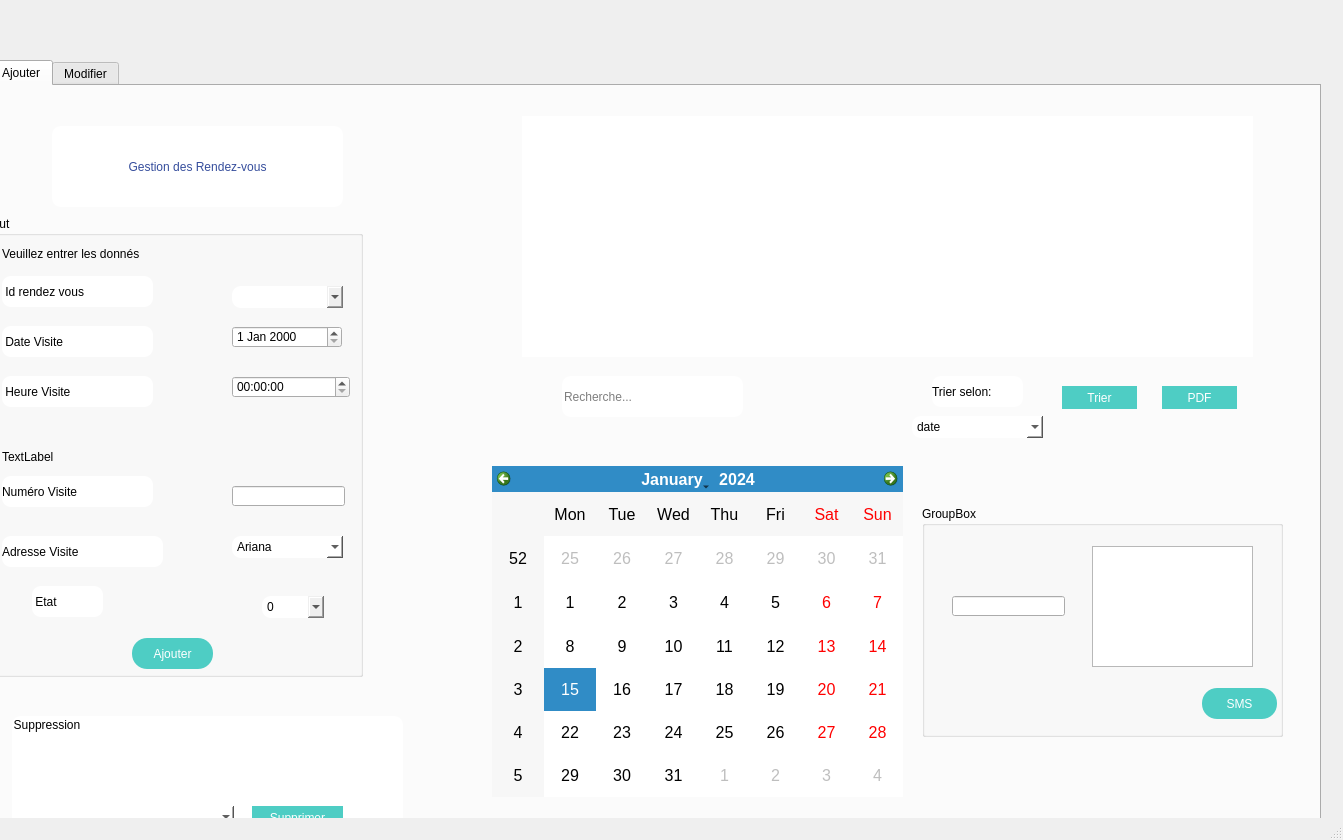
<?xml version="1.0" encoding="UTF-8"?>
<ui version="4.0">
 <class>interface_rendezvous</class>
 <widget class="QMainWindow" name="interface_rendezvous">
  <property name="geometry">
   <rect>
    <x>0</x>
    <y>0</y>
    <width>1343</width>
    <height>840</height>
   </rect>
  </property>
  <property name="baseSize">
   <size>
    <width>1354</width>
    <height>830</height>
   </size>
  </property>
  <property name="windowTitle">
   <string>MainWindow</string>
  </property>
  <widget class="QWidget" name="centralwidget">
   <widget class="QTabWidget" name="tabWidget">
    <property name="geometry">
     <rect>
      <x>-10</x>
      <y>60</y>
      <width>1331</width>
      <height>871</height>
     </rect>
    </property>
    <property name="currentIndex">
     <number>0</number>
    </property>
    <widget class="QWidget" name="tab">
     <attribute name="title">
      <string>Ajouter</string>
     </attribute>
     <widget class="QLabel" name="label">
      <property name="geometry">
       <rect>
        <x>60</x>
        <y>40</y>
        <width>291</width>
        <height>81</height>
       </rect>
      </property>
      <property name="styleSheet">
       <string notr="true">color: rgb(53, 77, 156);
background-color: rgb(255, 255, 255);
font: 14pt &quot;MS Shell Dlg 2&quot;;
border-color: rgb(0, 0,255);
border-radius:9px;</string>
      </property>
      <property name="text">
       <string>Gestion des Rendez-vous</string>
      </property>
      <property name="alignment">
       <set>Qt::AlignCenter</set>
      </property>
     </widget>
     <widget class="QGroupBox" name="groupBox">
      <property name="geometry">
       <rect>
        <x>-10</x>
        <y>130</y>
        <width>381</width>
        <height>461</height>
       </rect>
      </property>
      <property name="styleSheet">
       <string notr="true">QGroupBox { border: 2px solid white; border-radius: 5px; padding: 10px; }&quot;
                            &quot;QGroupBox::title { subcontrol-origin: margin; subcontrol-position: top center; padding: 0 3px; color: white; font-weight: bold; }&quot;</string>
      </property>
      <property name="title">
       <string>Ajout</string>
      </property>
      <widget class="QLabel" name="label_2">
       <property name="geometry">
        <rect>
         <x>20</x>
         <y>30</y>
         <width>191</width>
         <height>16</height>
        </rect>
       </property>
       <property name="text">
        <string>Veuillez entrer les donnés</string>
       </property>
      </widget>
      <widget class="QLabel" name="label_3">
       <property name="geometry">
        <rect>
         <x>20</x>
         <y>110</y>
         <width>151</width>
         <height>31</height>
        </rect>
       </property>
       <property name="styleSheet">
        <string notr="true">background-color: rgb(255, 255, 255);
color: rgb(0, 0, 0);
font: 10pt &quot;MS Shell Dlg 2&quot;;
border-radius:9px;
text-align: center;</string>
       </property>
       <property name="text">
        <string> Date Visite</string>
       </property>
      </widget>
      <widget class="QLabel" name="label_4">
       <property name="geometry">
        <rect>
         <x>20</x>
         <y>160</y>
         <width>151</width>
         <height>31</height>
        </rect>
       </property>
       <property name="styleSheet">
        <string notr="true">background-color: rgb(255, 255, 255);
color: rgb(0, 0, 0);
font: 10pt &quot;MS Shell Dlg 2&quot;;
border-radius:9px;
text-align: center;</string>
       </property>
       <property name="text">
        <string> Heure Visite</string>
       </property>
      </widget>
      <widget class="QLabel" name="label_5">
       <property name="geometry">
        <rect>
         <x>20</x>
         <y>260</y>
         <width>151</width>
         <height>31</height>
        </rect>
       </property>
       <property name="styleSheet">
        <string notr="true">background-color: rgb(255, 255, 255);
color: rgb(0, 0, 0);
font: 10pt &quot;MS Shell Dlg 2&quot;;
border-radius:9px;
text-align: center;</string>
       </property>
       <property name="text">
        <string>Numéro Visite</string>
       </property>
      </widget>
      <widget class="QLabel" name="label_6">
       <property name="geometry">
        <rect>
         <x>20</x>
         <y>320</y>
         <width>161</width>
         <height>31</height>
        </rect>
       </property>
       <property name="styleSheet">
        <string notr="true">background-color: rgb(255, 255, 255);
color: rgb(0, 0, 0);
font: 10pt &quot;MS Shell Dlg 2&quot;;
border-radius:9px;
text-align: center;</string>
       </property>
       <property name="text">
        <string>Adresse Visite</string>
       </property>
      </widget>
      <widget class="QLabel" name="label_8">
       <property name="geometry">
        <rect>
         <x>50</x>
         <y>370</y>
         <width>71</width>
         <height>31</height>
        </rect>
       </property>
       <property name="styleSheet">
        <string notr="true">background-color: rgb(255, 255, 255);
color: rgb(0, 0, 0);
font: 10pt &quot;MS Shell Dlg 2&quot;;
border-radius:9px;
text-align: center;</string>
       </property>
       <property name="text">
        <string> Etat</string>
       </property>
      </widget>
      <widget class="QLabel" name="label_9">
       <property name="geometry">
        <rect>
         <x>20</x>
         <y>60</y>
         <width>151</width>
         <height>31</height>
        </rect>
       </property>
       <property name="styleSheet">
        <string notr="true">background-color: rgb(255, 255, 255);
color: rgb(0, 0, 0);
font: 10pt &quot;MS Shell Dlg 2&quot;;
border-radius:9px;
text-align: center;</string>
       </property>
       <property name="text">
        <string> Id rendez vous</string>
       </property>
      </widget>
      <widget class="QComboBox" name="Idc">
       <property name="geometry">
        <rect>
         <x>250</x>
         <y>70</y>
         <width>111</width>
         <height>22</height>
        </rect>
       </property>
       <property name="styleSheet">
        <string notr="true">
font: 75 14pt &quot;Source Code Pro&quot;;
border-radius:9px;
text-align: center;</string>
       </property>
      </widget>
      <widget class="QDateEdit" name="dateEdit">
       <property name="geometry">
        <rect>
         <x>250</x>
         <y>110</y>
         <width>110</width>
         <height>22</height>
        </rect>
       </property>
      </widget>
      <widget class="QTimeEdit" name="timeEdit">
       <property name="geometry">
        <rect>
         <x>250</x>
         <y>160</y>
         <width>118</width>
         <height>22</height>
        </rect>
       </property>
      </widget>
      <widget class="QLineEdit" name="numv">
       <property name="geometry">
        <rect>
         <x>250</x>
         <y>270</y>
         <width>113</width>
         <height>20</height>
        </rect>
       </property>
      </widget>
      <widget class="QComboBox" name="adressev">
       <property name="geometry">
        <rect>
         <x>250</x>
         <y>320</y>
         <width>111</width>
         <height>22</height>
        </rect>
       </property>
       <property name="styleSheet">
        <string notr="true">background-color: rgb(255, 255, 255);
font: 8pt &quot;MS Shell Dlg 2&quot;;
font: 75 14pt &quot;Source Code Pro&quot;;
border-radius:9px;
text-align: center;</string>
       </property>
       <item>
        <property name="text">
         <string>Ariana</string>
        </property>
       </item>
       <item>
        <property name="text">
         <string>Beja</string>
        </property>
       </item>
       <item>
        <property name="text">
         <string>Ben Arous</string>
        </property>
       </item>
       <item>
        <property name="text">
         <string>Bizerte</string>
        </property>
       </item>
       <item>
        <property name="text">
         <string>Gabès</string>
        </property>
       </item>
       <item>
        <property name="text">
         <string>Gafsa</string>
        </property>
       </item>
       <item>
        <property name="text">
         <string>Jendouba</string>
        </property>
       </item>
       <item>
        <property name="text">
         <string>Kairouan</string>
        </property>
       </item>
       <item>
        <property name="text">
         <string>Kasserine</string>
        </property>
       </item>
       <item>
        <property name="text">
         <string>Kébili</string>
        </property>
       </item>
       <item>
        <property name="text">
         <string>Kef</string>
        </property>
       </item>
       <item>
        <property name="text">
         <string>Mahdia</string>
        </property>
       </item>
       <item>
        <property name="text">
         <string>Manouba</string>
        </property>
       </item>
       <item>
        <property name="text">
         <string>Médenine</string>
        </property>
       </item>
       <item>
        <property name="text">
         <string>Monastir</string>
        </property>
       </item>
       <item>
        <property name="text">
         <string>Nabeul</string>
        </property>
       </item>
       <item>
        <property name="text">
         <string>Sfax</string>
        </property>
       </item>
       <item>
        <property name="text">
         <string>Sidi Bouzid</string>
        </property>
       </item>
       <item>
        <property name="text">
         <string>Siliana</string>
        </property>
       </item>
       <item>
        <property name="text">
         <string>Sousse</string>
        </property>
       </item>
       <item>
        <property name="text">
         <string>Tataouine</string>
        </property>
       </item>
       <item>
        <property name="text">
         <string>Tozeur</string>
        </property>
       </item>
       <item>
        <property name="text">
         <string>Tunis</string>
        </property>
       </item>
       <item>
        <property name="text">
         <string>Zaghouan</string>
        </property>
       </item>
      </widget>
      <widget class="QComboBox" name="etat">
       <property name="geometry">
        <rect>
         <x>280</x>
         <y>380</y>
         <width>62</width>
         <height>22</height>
        </rect>
       </property>
       <property name="styleSheet">
        <string notr="true">
font: 75 14pt &quot;Source Code Pro&quot;;
border-radius:9px;
text-align: center;</string>
       </property>
       <item>
        <property name="text">
         <string>0</string>
        </property>
       </item>
       <item>
        <property name="text">
         <string>1</string>
        </property>
       </item>
      </widget>
      <widget class="QPushButton" name="btajouterrdv">
       <property name="geometry">
        <rect>
         <x>150</x>
         <y>422</y>
         <width>81</width>
         <height>31</height>
        </rect>
       </property>
       <property name="styleSheet">
        <string notr="true">QPushButton

{
	font: 10pt &quot;MS Shell Dlg 2&quot;;
	background-color: rgb(78, 205, 196);
	color: #fff;
	border-top-right-radius: 15px;
	border-top-left-radius: 15px;
	border-bottom-right-radius: 15px;
	border-bottom-left-radius: 15px;
	padding: 5px;
}



QPushButton::disabled
{
	
background-color: rgb(9, 55, 76);

}


QPushButton::hover
{
background-color: rgb(9, 55, 76);


}


QPushButton::pressed
{
background-color: rgb(9, 55, 76);


}</string>
       </property>
       <property name="text">
        <string>Ajouter</string>
       </property>
      </widget>
     </widget>
     <widget class="QTableView" name="tableView">
      <property name="geometry">
       <rect>
        <x>530</x>
        <y>30</y>
        <width>731</width>
        <height>241</height>
       </rect>
      </property>
      <property name="styleSheet">
       <string notr="true">QTableView {

    background-color: #FFFFFF;

    border: none;

    font-size: 14px;

    font-family: &quot;Helvetica Neue&quot;, sans-serif;

}



QHeaderView::section {

    background-color: rgb(78, 205, 196);

    color: #FFFFFF;

    font-weight: bold;

    border: none;

    padding: 6px 12px;

    text-align: left;

}</string>
      </property>
     </widget>
     <widget class="QLabel" name="label_10">
      <property name="geometry">
       <rect>
        <x>940</x>
        <y>290</y>
        <width>91</width>
        <height>31</height>
       </rect>
      </property>
      <property name="styleSheet">
       <string notr="true">background-color: rgb(255, 255, 255);
color: rgb(0, 0, 0);
font: 10pt &quot;MS Shell Dlg 2&quot;;
border-radius:9px;
text-align: center;</string>
      </property>
      <property name="text">
       <string>Trier selon:</string>
      </property>
     </widget>
     <widget class="QComboBox" name="trier">
      <property name="geometry">
       <rect>
        <x>920</x>
        <y>330</y>
        <width>131</width>
        <height>22</height>
       </rect>
      </property>
      <property name="styleSheet">
       <string notr="true">background-color: rgb(255, 255, 255);
font: 75 14pt &quot;Source Code Pro&quot;;
border-radius:9px;
text-align: center;</string>
      </property>
      <item>
       <property name="text">
        <string>date</string>
       </property>
      </item>
      <item>
       <property name="text">
        <string>Nouvel élément</string>
       </property>
      </item>
     </widget>
     <widget class="QPushButton" name="bttrierrdv">
      <property name="geometry">
       <rect>
        <x>1070</x>
        <y>300</y>
        <width>75</width>
        <height>23</height>
       </rect>
      </property>
      <property name="styleSheet">
       <string notr="true">QPushButton

{
	font: 10pt &quot;MS Shell Dlg 2&quot;;
	background-color: rgb(78, 205, 196);
	color: #fff;
	border-top-right-radius: 15px;
	border-top-left-radius: 15px;
	border-bottom-right-radius: 15px;
	border-bottom-left-radius: 15px;
	padding: 5px;
}



QPushButton::disabled
{
	
background-color: rgb(9, 55, 76);

}


QPushButton::hover
{
background-color: rgb(9, 55, 76);


}


QPushButton::pressed
{
background-color: rgb(9, 55, 76);


}</string>
      </property>
      <property name="text">
       <string>Trier</string>
      </property>
     </widget>
     <widget class="QPushButton" name="btpdfrdv">
      <property name="geometry">
       <rect>
        <x>1170</x>
        <y>300</y>
        <width>75</width>
        <height>23</height>
       </rect>
      </property>
      <property name="styleSheet">
       <string notr="true">QPushButton

{
	font: 10pt &quot;MS Shell Dlg 2&quot;;
	background-color: rgb(78, 205, 196);
	color: #fff;
	border-top-right-radius: 15px;
	border-top-left-radius: 15px;
	border-bottom-right-radius: 15px;
	border-bottom-left-radius: 15px;
	padding: 5px;
}



QPushButton::disabled
{
	
background-color: rgb(9, 55, 76);

}


QPushButton::hover
{
background-color: rgb(9, 55, 76);


}


QPushButton::pressed
{
background-color: rgb(9, 55, 76);


}</string>
      </property>
      <property name="text">
       <string>PDF</string>
      </property>
     </widget>
     <widget class="QGroupBox" name="groupBox_3">
      <property name="geometry">
       <rect>
        <x>20</x>
        <y>630</y>
        <width>391</width>
        <height>131</height>
       </rect>
      </property>
      <property name="styleSheet">
       <string notr="true">background-color: rgb(255, 255, 255);
border-radius:9px;</string>
      </property>
      <property name="title">
       <string>Suppression</string>
      </property>
      <widget class="QComboBox" name="combosupp">
       <property name="geometry">
        <rect>
         <x>41</x>
         <y>90</y>
         <width>181</width>
         <height>22</height>
        </rect>
       </property>
       <property name="styleSheet">
        <string notr="true">
font: 75 14pt &quot;Source Code Pro&quot;;
border-radius:9px;
text-align: center;</string>
       </property>
      </widget>
      <widget class="QLabel" name="label_21">
       <property name="geometry">
        <rect>
         <x>30</x>
         <y>30</y>
         <width>151</width>
         <height>31</height>
        </rect>
       </property>
       <property name="styleSheet">
        <string notr="true">background-color: rgb(255, 255, 255);
font: 75 14pt &quot;Source Code Pro&quot;;
border-radius:9px;
text-align: center;</string>
       </property>
       <property name="text">
        <string/>
       </property>
      </widget>
      <widget class="QPushButton" name="btsupprimerrdv">
       <property name="geometry">
        <rect>
         <x>240</x>
         <y>90</y>
         <width>91</width>
         <height>23</height>
        </rect>
       </property>
       <property name="styleSheet">
        <string notr="true">QPushButton

{
	font: 10pt &quot;MS Shell Dlg 2&quot;;
	background-color: rgb(78, 205, 196);
	color: #fff;
	border-top-right-radius: 15px;
	border-top-left-radius: 15px;
	border-bottom-right-radius: 15px;
	border-bottom-left-radius: 15px;
	padding: 5px;
}



QPushButton::disabled
{
	
background-color: rgb(9, 55, 76);

}


QPushButton::hover
{
background-color: rgb(9, 55, 76);


}


QPushButton::pressed
{
background-color: rgb(9, 55, 76);


}</string>
       </property>
       <property name="text">
        <string>Supprimer</string>
       </property>
      </widget>
     </widget>
     <widget class="QLineEdit" name="linerecherche">
      <property name="geometry">
       <rect>
        <x>570</x>
        <y>290</y>
        <width>181</width>
        <height>41</height>
       </rect>
      </property>
      <property name="styleSheet">
       <string notr="true">background-color: rgb(255, 255, 255);
font: 75 14pt &quot;Source Code Pro&quot;;
border-radius:9px;
text-align: center;</string>
      </property>
      <property name="placeholderText">
       <string>Recherche...</string>
      </property>
     </widget>
     <widget class="QLabel" name="label_11">
      <property name="geometry">
       <rect>
        <x>10</x>
        <y>-60</y>
        <width>1371</width>
        <height>861</height>
       </rect>
      </property>
      <property name="styleSheet">
       <string notr="true">background-image: url(:/res/jeep.jpg);</string>
      </property>
      <property name="text">
       <string>TextLabel</string>
      </property>
     </widget>
     <widget class="QCalendarWidget" name="calendarWidget">
      <property name="geometry">
       <rect>
        <x>500</x>
        <y>380</y>
        <width>411</width>
        <height>331</height>
       </rect>
      </property>
      <property name="styleSheet">
       <string notr="true">QCalendarWidget {
    background-color: #f2f2f2;
    font-size: 16px;
    font-family: Arial;
}</string>
      </property>
     </widget>
     <widget class="QGroupBox" name="groupBox_4">
      <property name="geometry">
       <rect>
        <x>930</x>
        <y>420</y>
        <width>361</width>
        <height>231</height>
       </rect>
      </property>
      <property name="styleSheet">
       <string notr="true">QGroupBox { border: 2px solid white; border-radius: 5px; padding: 10px; }&quot;
                            &quot;QGroupBox::title { subcontrol-origin: margin; subcontrol-position: top center; padding: 0 3px; color: white; font-size: 18pt; }&quot;</string>
      </property>
      <property name="title">
       <string>GroupBox</string>
      </property>
      <widget class="QLineEdit" name="LineSMSNum">
       <property name="geometry">
        <rect>
         <x>30</x>
         <y>90</y>
         <width>113</width>
         <height>20</height>
        </rect>
       </property>
      </widget>
      <widget class="QPushButton" name="btsms">
       <property name="geometry">
        <rect>
         <x>280</x>
         <y>182</y>
         <width>75</width>
         <height>31</height>
        </rect>
       </property>
       <property name="styleSheet">
        <string notr="true">QPushButton

{
	font: 10pt &quot;MS Shell Dlg 2&quot;;
	background-color: rgb(78, 205, 196);
	color: #fff;
	border-top-right-radius: 15px;
	border-top-left-radius: 15px;
	border-bottom-right-radius: 15px;
	border-bottom-left-radius: 15px;
	padding: 5px;
}



QPushButton::disabled
{
	
background-color: rgb(9, 55, 76);

}


QPushButton::hover
{
background-color: rgb(9, 55, 76);


}


QPushButton::pressed
{
background-color: rgb(9, 55, 76);


}</string>
       </property>
       <property name="text">
        <string>SMS</string>
       </property>
      </widget>
      <widget class="QTextEdit" name="textEdit">
       <property name="geometry">
        <rect>
         <x>170</x>
         <y>40</y>
         <width>161</width>
         <height>121</height>
        </rect>
       </property>
      </widget>
     </widget>
     <zorder>label_11</zorder>
     <zorder>label</zorder>
     <zorder>groupBox</zorder>
     <zorder>tableView</zorder>
     <zorder>label_10</zorder>
     <zorder>trier</zorder>
     <zorder>bttrierrdv</zorder>
     <zorder>btpdfrdv</zorder>
     <zorder>groupBox_3</zorder>
     <zorder>linerecherche</zorder>
     <zorder>calendarWidget</zorder>
     <zorder>groupBox_4</zorder>
    </widget>
    <widget class="QWidget" name="tab_2">
     <attribute name="title">
      <string>Modifier</string>
     </attribute>
     <widget class="QLabel" name="sss">
      <property name="geometry">
       <rect>
        <x>350</x>
        <y>110</y>
        <width>131</width>
        <height>41</height>
       </rect>
      </property>
      <property name="styleSheet">
       <string notr="true">background-color: rgb(255, 255, 255);
font: 75 14pt &quot;Source Code Pro&quot;;
border-radius:9px;
text-align: center;</string>
      </property>
      <property name="text">
       <string>Statistique</string>
      </property>
      <property name="alignment">
       <set>Qt::AlignCenter</set>
      </property>
     </widget>
     <widget class="QLabel" name="stat144">
      <property name="geometry">
       <rect>
        <x>60</x>
        <y>160</y>
        <width>741</width>
        <height>521</height>
       </rect>
      </property>
      <property name="styleSheet">
       <string notr="true">
border-radius:9px;
	font: 10pt &quot;MS Shell Dlg 2&quot;;background-color: rgb(255, 255, 255);</string>
      </property>
      <property name="text">
       <string/>
      </property>
     </widget>
     <widget class="QLabel" name="label_20">
      <property name="geometry">
       <rect>
        <x>-10</x>
        <y>0</y>
        <width>1351</width>
        <height>821</height>
       </rect>
      </property>
      <property name="styleSheet">
       <string notr="true">background-image: url(:/res/jeep.jpg);</string>
      </property>
      <property name="text">
       <string>TextLabel</string>
      </property>
     </widget>
     <widget class="QGroupBox" name="groupBox_2">
      <property name="geometry">
       <rect>
        <x>830</x>
        <y>180</y>
        <width>381</width>
        <height>461</height>
       </rect>
      </property>
      <property name="styleSheet">
       <string notr="true">QGroupBox { border: 2px solid white; border-radius: 5px; padding: 10px; }&quot;
                            &quot;QGroupBox::title { subcontrol-origin: margin; subcontrol-position: top center; padding: 0 3px; color: white; font-weight: bold; }&quot;</string>
      </property>
      <property name="title">
       <string>Modifier</string>
      </property>
      <widget class="QLabel" name="label_12">
       <property name="geometry">
        <rect>
         <x>20</x>
         <y>30</y>
         <width>191</width>
         <height>16</height>
        </rect>
       </property>
       <property name="text">
        <string>Veuillez entrer les donnés</string>
       </property>
      </widget>
      <widget class="QLabel" name="label_13">
       <property name="geometry">
        <rect>
         <x>20</x>
         <y>110</y>
         <width>151</width>
         <height>31</height>
        </rect>
       </property>
       <property name="styleSheet">
        <string notr="true">background-color: rgb(255, 255, 255);
color: rgb(0, 0, 0);
font: 10pt &quot;MS Shell Dlg 2&quot;;
border-radius:9px;
text-align: center;</string>
       </property>
       <property name="text">
        <string> Date Visite</string>
       </property>
      </widget>
      <widget class="QLabel" name="label_14">
       <property name="geometry">
        <rect>
         <x>20</x>
         <y>160</y>
         <width>151</width>
         <height>31</height>
        </rect>
       </property>
       <property name="styleSheet">
        <string notr="true">background-color: rgb(255, 255, 255);
color: rgb(0, 0, 0);
font: 10pt &quot;MS Shell Dlg 2&quot;;
border-radius:9px;
text-align: center;</string>
       </property>
       <property name="text">
        <string> Heure Visite</string>
       </property>
      </widget>
      <widget class="QLabel" name="label_15">
       <property name="geometry">
        <rect>
         <x>20</x>
         <y>60</y>
         <width>151</width>
         <height>31</height>
        </rect>
       </property>
       <property name="styleSheet">
        <string notr="true">background-color: rgb(255, 255, 255);
color: rgb(0, 0, 0);
font: 10pt &quot;MS Shell Dlg 2&quot;;
border-radius:9px;
text-align: center;</string>
       </property>
       <property name="text">
        <string>id rendezvous</string>
       </property>
      </widget>
      <widget class="QLabel" name="label_16">
       <property name="geometry">
        <rect>
         <x>10</x>
         <y>320</y>
         <width>161</width>
         <height>31</height>
        </rect>
       </property>
       <property name="styleSheet">
        <string notr="true">background-color: rgb(255, 255, 255);
color: rgb(0, 0, 0);
font: 10pt &quot;MS Shell Dlg 2&quot;;
border-radius:9px;
text-align: center;</string>
       </property>
       <property name="text">
        <string>Adresse Visite</string>
       </property>
      </widget>
      <widget class="QLabel" name="label_18">
       <property name="geometry">
        <rect>
         <x>50</x>
         <y>370</y>
         <width>71</width>
         <height>31</height>
        </rect>
       </property>
       <property name="styleSheet">
        <string notr="true">background-color: rgb(255, 255, 255);
color: rgb(0, 0, 0);
font: 10pt &quot;MS Shell Dlg 2&quot;;
border-radius:9px;
text-align: center;</string>
       </property>
       <property name="text">
        <string> Etat</string>
       </property>
      </widget>
      <widget class="QDateEdit" name="datem">
       <property name="geometry">
        <rect>
         <x>250</x>
         <y>120</y>
         <width>110</width>
         <height>22</height>
        </rect>
       </property>
      </widget>
      <widget class="QTimeEdit" name="timem">
       <property name="geometry">
        <rect>
         <x>250</x>
         <y>160</y>
         <width>118</width>
         <height>22</height>
        </rect>
       </property>
      </widget>
      <widget class="QComboBox" name="adressevm">
       <property name="geometry">
        <rect>
         <x>250</x>
         <y>320</y>
         <width>111</width>
         <height>22</height>
        </rect>
       </property>
       <property name="styleSheet">
        <string notr="true">background-color: rgb(255, 255, 255);
font: 75 14pt &quot;Source Code Pro&quot;;
border-radius:9px;
text-align: center;</string>
       </property>
       <item>
        <property name="text">
         <string>Ariana</string>
        </property>
       </item>
       <item>
        <property name="text">
         <string>Beja</string>
        </property>
       </item>
       <item>
        <property name="text">
         <string>Ben Arous</string>
        </property>
       </item>
       <item>
        <property name="text">
         <string>Bizerte</string>
        </property>
       </item>
       <item>
        <property name="text">
         <string>Gabès</string>
        </property>
       </item>
       <item>
        <property name="text">
         <string>Gafsa</string>
        </property>
       </item>
       <item>
        <property name="text">
         <string>Jendouba</string>
        </property>
       </item>
       <item>
        <property name="text">
         <string>Kairouan</string>
        </property>
       </item>
       <item>
        <property name="text">
         <string>Kasserine</string>
        </property>
       </item>
       <item>
        <property name="text">
         <string>Kébili</string>
        </property>
       </item>
       <item>
        <property name="text">
         <string>Kef</string>
        </property>
       </item>
       <item>
        <property name="text">
         <string>Mahdia</string>
        </property>
       </item>
       <item>
        <property name="text">
         <string>Manouba</string>
        </property>
       </item>
       <item>
        <property name="text">
         <string>Médenine</string>
        </property>
       </item>
       <item>
        <property name="text">
         <string>Monastir</string>
        </property>
       </item>
       <item>
        <property name="text">
         <string>Nabeul</string>
        </property>
       </item>
       <item>
        <property name="text">
         <string>Sfax</string>
        </property>
       </item>
       <item>
        <property name="text">
         <string>Sidi Bouzid</string>
        </property>
       </item>
       <item>
        <property name="text">
         <string>Siliana</string>
        </property>
       </item>
       <item>
        <property name="text">
         <string>Sousse</string>
        </property>
       </item>
       <item>
        <property name="text">
         <string>Tataouine</string>
        </property>
       </item>
       <item>
        <property name="text">
         <string>Tozeur</string>
        </property>
       </item>
       <item>
        <property name="text">
         <string>Tunis</string>
        </property>
       </item>
       <item>
        <property name="text">
         <string>Zaghouan</string>
        </property>
       </item>
      </widget>
      <widget class="QComboBox" name="etatm">
       <property name="geometry">
        <rect>
         <x>280</x>
         <y>380</y>
         <width>62</width>
         <height>22</height>
        </rect>
       </property>
       <property name="styleSheet">
        <string notr="true">background-color: rgb(255, 255, 255);
font: 75 14pt &quot;Source Code Pro&quot;;
border-radius:9px;
text-align: center;</string>
       </property>
       <item>
        <property name="text">
         <string>0</string>
        </property>
       </item>
       <item>
        <property name="text">
         <string>1</string>
        </property>
       </item>
      </widget>
      <widget class="QPushButton" name="btvaliderrdv">
       <property name="geometry">
        <rect>
         <x>40</x>
         <y>430</y>
         <width>75</width>
         <height>23</height>
        </rect>
       </property>
       <property name="styleSheet">
        <string notr="true">QPushButton

{
	font: 10pt &quot;MS Shell Dlg 2&quot;;
	background-color: rgb(78, 205, 196);
	color: #fff;
	border-top-right-radius: 15px;
	border-top-left-radius: 15px;
	border-bottom-right-radius: 15px;
	border-bottom-left-radius: 15px;
	padding: 5px;
}



QPushButton::disabled
{
	
background-color: rgb(9, 55, 76);

}


QPushButton::hover
{
background-color: rgb(9, 55, 76);


}


QPushButton::pressed
{
background-color: rgb(9, 55, 76);


}</string>
       </property>
       <property name="text">
        <string>Valider</string>
       </property>
      </widget>
      <widget class="QPushButton" name="btannuler">
       <property name="geometry">
        <rect>
         <x>260</x>
         <y>430</y>
         <width>75</width>
         <height>23</height>
        </rect>
       </property>
       <property name="styleSheet">
        <string notr="true">QPushButton

{
	font: 10pt &quot;MS Shell Dlg 2&quot;;
	background-color: rgb(78, 205, 196);
	color: #fff;
	border-top-right-radius: 15px;
	border-top-left-radius: 15px;
	border-bottom-right-radius: 15px;
	border-bottom-left-radius: 15px;
	padding: 5px;
}



QPushButton::disabled
{
	
background-color: rgb(9, 55, 76);

}


QPushButton::hover
{
background-color: rgb(9, 55, 76);


}


QPushButton::pressed
{
background-color: rgb(9, 55, 76);


}</string>
       </property>
       <property name="text">
        <string>Annuler</string>
       </property>
      </widget>
      <widget class="QComboBox" name="numvm">
       <property name="geometry">
        <rect>
         <x>250</x>
         <y>60</y>
         <width>111</width>
         <height>22</height>
        </rect>
       </property>
       <property name="styleSheet">
        <string notr="true"/>
       </property>
      </widget>
      <widget class="QLabel" name="label_19">
       <property name="geometry">
        <rect>
         <x>20</x>
         <y>260</y>
         <width>151</width>
         <height>31</height>
        </rect>
       </property>
       <property name="styleSheet">
        <string notr="true">background-color: rgb(255, 255, 255);
color: rgb(0, 0, 0);
font: 10pt &quot;MS Shell Dlg 2&quot;;
border-radius:9px;
text-align: center;</string>
       </property>
       <property name="text">
        <string> Id Employer</string>
       </property>
      </widget>
      <widget class="QComboBox" name="idcm">
       <property name="geometry">
        <rect>
         <x>250</x>
         <y>270</y>
         <width>111</width>
         <height>22</height>
        </rect>
       </property>
       <property name="styleSheet">
        <string notr="true">background-color: rgb(255, 255, 255);
font: 75 14pt &quot;Source Code Pro&quot;;
border-radius:9px;
text-align: center;</string>
       </property>
      </widget>
     </widget>
     <zorder>label_20</zorder>
     <zorder>sss</zorder>
     <zorder>stat144</zorder>
     <zorder>groupBox_2</zorder>
    </widget>
   </widget>
  </widget>
  <widget class="QMenuBar" name="menubar">
   <property name="geometry">
    <rect>
     <x>0</x>
     <y>0</y>
     <width>1343</width>
     <height>22</height>
    </rect>
   </property>
  </widget>
  <widget class="QStatusBar" name="statusbar"/>
 </widget>
 <resources/>
 <connections/>
</ui>
